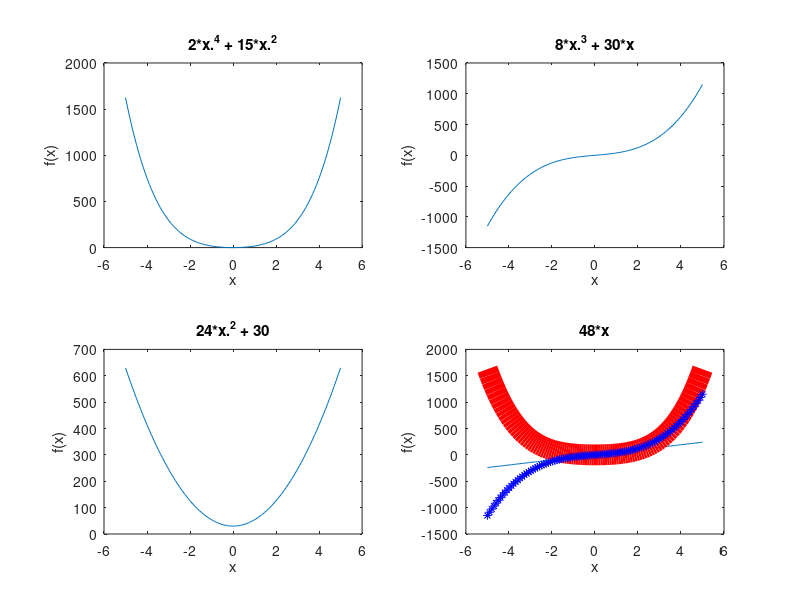

Here is the MATLAB script that generated this plot: (Note: this script raises an error after producing the figure.)
%% Ejemplo 1
t = linspace(0,4*pi, 160);
f  = sin(t);
plot(t,f)
xlabel('t')
ylabel('f(t)')
title('Mi Primera Grafica')

%% Ejemplo 2
t = linspace(0,5,100);
f = exp(-0.5*t).*cos(15*t);
g = -2*t + 2;
h = (t.^2-t+3)./(t-8);

plot(t,f,t,g,t,h)
title('Graficas de Multiples Funciones')

%% Ejemplo 3
t = linspace(0, 5, 100);
f = exp(-0.5*t) .* cos(15*t);
g = -2*t + 2;
h = (t.^2-t+3)./(t-8);

hold on
plot(t, f)
plot(t, g)
plot(t, h)
hold off

xlabel('0<=t<=5')
ylabel('f(t)')
title('Gráficas de múltiples funciones')
legend('f(t)', 'g(t)', 'h(t)')

%% Ejemplo 4
x = linspace(-5, 5, 100);
f1 = 2*x.^4 + 15*x.^2;
f2 = 8*x.^3 + 30*x;
f3 = 24*x.^2 + 30;
f4 = 48*x;

subplot(2, 2, 1)
plot(x, f1)
xlabel('x')
ylabel('f(x)')
title('2*x.^4 + 15*x.^2')

subplot(2, 2, 2)
plot(x, f2)
xlabel('x')
ylabel('f(x)')
title('8*x.^3 + 30*x')

subplot(2, 2, 3)
plot(x, f3)
xlabel('x')
ylabel('f(x)')
title('24*x.^2 + 30')

subplot(2, 2, 4)
plot(x, f4)
xlabel('x')
ylabel('f(x)')
title('48*x')

%% Ejemplo 5
x = linspace(-5, 5, 100);
f1 = 2*x.^4 + 15*x.^2;
f2 = 8*x.^3 + 30*x;
f3 = 24*x.^2 + 30;
f4 = 48*x;

hold on
plot(x, f1, 'r-', 'linewidth', 15)
plot(x, f2, 'b*')
plot(x, f3, 'gO')
plot(x, f4, 'y-.')

hold off
